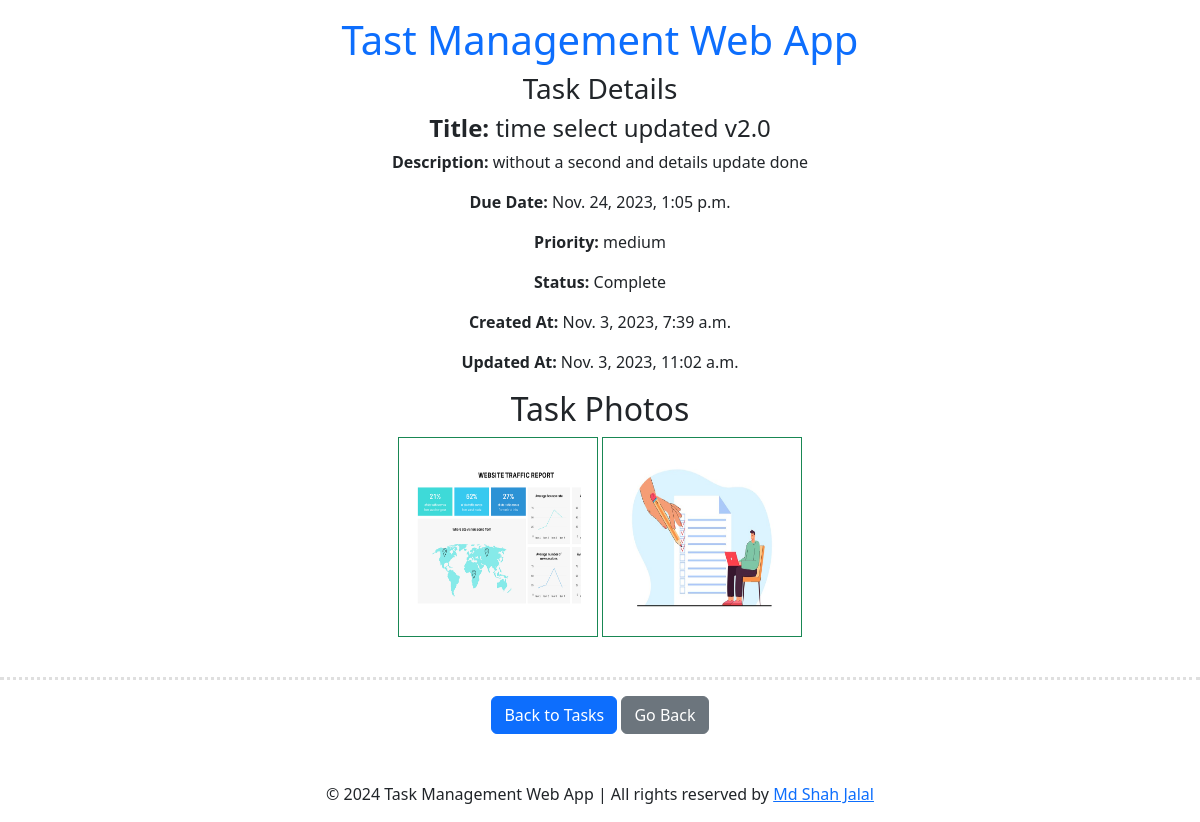
Page /task/13/ (signed in) on the committed database.
### todoapp/models.py (models this page shows, shortened)
class TaskModel(models.Model):
    user = models.ForeignKey(User, on_delete=models.CASCADE, default=1)
    taskTitle = models.CharField(max_length=100)
    taskDescription = models.TextField()
    is_completed = models.BooleanField(default=False)
    taskDueDate = models.DateTimeField(default=timezone.now)
    taskPriority = models.CharField(max_length=20, choices=[
        ('low', 'Low'),
        ('medium', 'Medium'),
        ('high', 'High'),
    ])
    images = models.ManyToManyField('Photo', related_name='tasks', blank=True)
    created_at = models.DateTimeField(default=timezone.now)  # Use timezone.now to set the current timestamp
    updated_at = models.DateTimeField(auto_now=True)  # This field will automatically update on every save

class Photo(models.Model):
    image = models.ImageField(upload_to='task_photos')

### todoapp/views.py (the view)
# urls.py: path('task/<int:task_id>/', task_details, name='task_details'),
@login_required
def task_details(request, task_id):
    task = get_object_or_404(TaskModel, pk=task_id, user=request.user)
    return render(request, 'task_details.html', {'task': task})

### todoapp/templates/task_details.html (shortened to what this page needs)
{% extends 'base.html' %}
{% block content %}
<div class="w-full mx-auto text-center px-5">
  <h3>Task Details</h3>
  <div>
    <h4><strong>Title:</strong> {{ task.taskTitle }}</h4>
    <p><strong>Description:</strong> {{ task.taskDescription }}</p>
    <p><strong>Due Date:</strong> {{ task.taskDueDate }}</p>
    <p><strong>Priority:</strong> {{ task.taskPriority }}</p>
    <p>
      <strong>Status:</strong> {% if task.is_completed %}Complete{% else %}Incomplete{% endif %}
    </p>
    <p><strong>Created At:</strong> {{ task.created_at }}</p>
    <p><strong>Updated At:</strong> {{ task.updated_at }}</p>
    <div class="container">
      <div class="row justify-content-md-center">
        <div>
          {% if task.images.exists %}
            <h2>Task Photos</h2>
          {% endif %}
          <div class="col md:col-2 mb-4">
            {% for photo in task.images.all %}
              <img
                class="p-3 border border-success"
                src="{{ photo.image.url }}"
                width="200"
                height="200"
                alt="Task Photo"
              />
            {% endfor %}
          </div>
        </div>
      </div>
    </div>
  </div>
</div>
<hr style="border-top: 3px dotted #838282" class="dotted" />
<div class="text-center">
  <a class="btn btn-primary" href="{% url 'show_tasks' %}">Back to Tasks</a>
  <a class="btn btn-secondary" href="javascript:history.back()">Go Back</a>
</div>
{% endblock %}

### rows in the picture
TaskModel: taskTitle "time select updated v2.0", taskDescription "without a second and details update done", taskDueDate "Nov. 24, 2023, 1:05 p.m.", taskPriority "medium", created_at "Nov. 3, 2023, 7:39 a.m.", updated_at "Nov. 3, 2023, 11:02 a.m."
Photo: image (picture)
Photo: image (picture)
